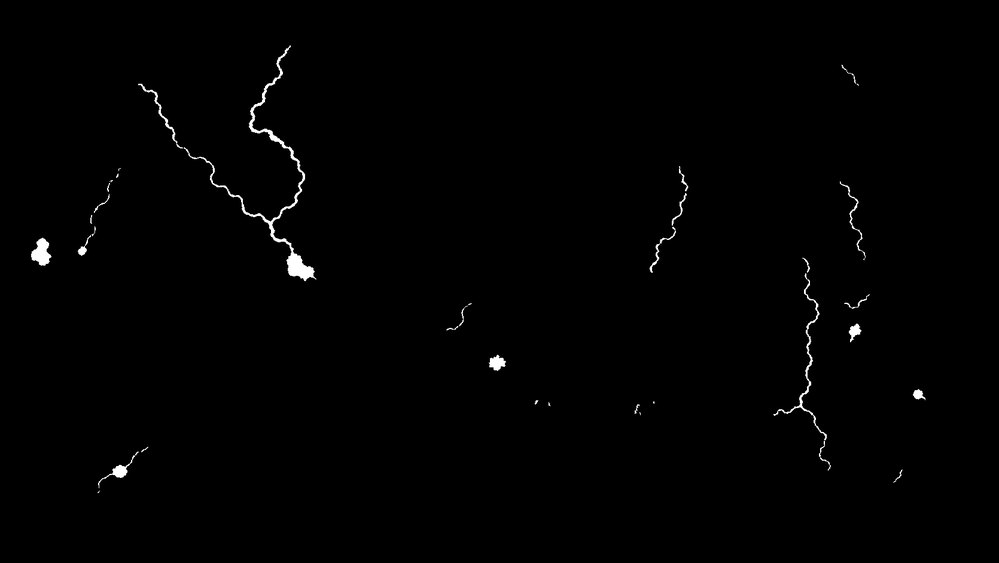
#> input picture data/world/masks/aldreth_rivers.png, 999 x 563 px, shrunk from 1670 x 941 before the run
$ python clean_water_mask.py
#> lines starting #> are read from the running program, lines starting #| are printed output that depends on the picture; after the words box and inside, x2 and y2 are one past the last pixel; in counts of white or black regions, pixels touching at a corner belong together
#!/usr/bin/env python3
"""Despeckle the authored inland-water mask (aldreth_rivers.png).

The river/lake mask is hand-traced; isolated 1-few-pixel blobs are authoring
noise, and at ~1.5 world-tiles per mask pixel each one bakes into a stray 1-2
tile "random pond" sitting on dry land. This drops every water blob below a
minimum area while preserving genuine rivers/lakes (which are large connected
components — a thin river is ONE long blob, not specks).

Backs up the original to masks/_backup_pre_waterfix/ first, prints a full report
of what was removed (so a real small pond can be spared by raising the threshold),
and cross-checks the result against the elevation mask (water on raised terrain
fragments rivers into rock — see the hydrology memory). Re-bake after running:

    python3 tools/clean_water_mask.py            # default min area = 6 px
    python3 tools/clean_water_mask.py --min 4    # keep slightly smaller ponds
    python3 tools/clean_water_mask.py --dry-run  # report only, write nothing
"""
import argparse
import os
import shutil

import numpy as np
from PIL import Image
from scipy import ndimage

ROOT = os.path.dirname(os.path.dirname(os.path.abspath(__file__)))
MASKS = os.path.join(ROOT, "data/world/masks")
RIVERS = os.path.join(MASKS, "aldreth_rivers.png")
ELEV = os.path.join(MASKS, "aldreth_elev.png")
BACKUP_DIR = os.path.join(MASKS, "_backup_pre_waterfix")

# A water pixel is "on raised terrain" once the authored elevation, after the
# gamma the classifier applies (pow(v,1.8)*64), rounds above this many steps.
# Mirrors biome_classifier.mask_elev_steps; kept low so only genuine slopes flag.
ELEV_RAISED_STEPS = 3
ELEV_MAX_STEPS = 64


def elev_steps(raw: np.ndarray) -> np.ndarray:
    v = raw.astype(np.float32) / 255.0
    return np.rint(np.power(v, 1.8) * ELEV_MAX_STEPS).astype(np.int32)


def main() -> None:
    ap = argparse.ArgumentParser(description="Despeckle aldreth_rivers.png")
    ap.add_argument("--min", type=int, default=6,
                    help="drop water blobs strictly smaller than this many mask px (default 6)")
    ap.add_argument("--carve-dilate", type=int, default=2,
                    help="dilate (px) the water footprint when carving elevation to 0 (default 2)")
    ap.add_argument("--no-carve", action="store_true",
                    help="skip carving the elevation mask flat under water")
    ap.add_argument("--dry-run", action="store_true", help="report only; do not write")
    args = ap.parse_args()

    rivers = np.array(Image.open(RIVERS).convert("L"))
#> rivers is the input picture: shape (563, 999); min 0, max 255, mean 1.7
    water = rivers > 127
#> water: shape (563, 999) bool; 0.65% white; 50 white regions (32 under 20 px), largest, box (x1, y1, x2, y2) and area: (184, 46, 316, 281) 1472, (773, 273, 827, 440) 410, (31, 238, 51, 266) 348
    total = int(water.sum())
#> total = 3657

    # 8-connectivity so a diagonally-stepping river stays one component.
    structure = np.ones((3, 3), dtype=int)
    labels, n = ndimage.label(water, structure=structure)
#> labels: shape (563, 999) int32; 51 distinct labels, from 0 to 50
#> n = 50
    sizes = ndimage.sum(np.ones_like(labels), labels, index=range(1, n + 1)).astype(int)
#> sizes = 50 values, max 1472 at index 0, min 1 at index 2, mean 73.14
    centroids = ndimage.center_of_mass(water, labels, index=range(1, n + 1))
#> centroids = 50 pairs, first value 67.67 to 492, second value 41.05 to 917.9

    small = [i for i in range(n) if sizes[i] < args.min]
#> small = [2, 3, 6, 8, 9, 11, 15, 20, 23, 24, 29, 32, 34, 41, 42, 44, 49]
    keep = [i for i in range(n) if sizes[i] >= args.min]
#> keep = 33 values from 0 to 48

    print(f"[clean_water_mask] {RIVERS}")
    print(f"  water pixels: {total}  ({100*water.mean():.3f}% of {rivers.size})")
#|   water pixels: 3657  (0.650% of 562437)
    print(f"  blobs: {n} total  ->  keep {len(keep)}  /  drop {len(small)} (< {args.min}px)")
#|   blobs: 50 total  ->  keep 33  /  drop 17 (< 6px)
    hist = {"1": 0, "2-5": 0, "6-50": 0, ">50": 0}
    for s in sizes:
        hist["1" if s <= 1 else "2-5" if s <= 5 else "6-50" if s <= 50 else ">50"] += 1
#> this loop made 50 passes
#> s on passes 1 to 12: 1472, 9, 1, 2, 13, 175, 2, 45, 1, 2, 6, 3
#> after the loop, hist = {'1': 6, '2-5': 11, '6-50': 21, '>50': 12}
    print(f"  size histogram: {hist}")
#|   size histogram: {'1': 6, '2-5': 11, '6-50': 21, '>50': 12}

    if small:
        print("  --- removed blobs (label, px, centroid row,col) ---")
        for i in sorted(small, key=lambda i: sizes[i]):
            r, c = centroids[i]
            print(f"    blob#{i+1:>3}  {sizes[i]:>3}px  @ ({r:.0f},{c:.0f})")
#> this loop made 17 passes
#> (i, r, c) on passes 1, 2, 3, 4, 5, 6, 7, 8, 10, 11, 12, 13: (2, 72, 847), (8, 168, 120), (15, 194, 109), (23, 232, 94), (34, 306, 466), (49, 492, 98), (3, 73, 849.5), (6, 84.5, 857.5), (29, 258.5, 863.5), (41, 402, 653.5), (44, 413.5, 640), (11, 180.3, 111.3)
#> (r, c) on pass 9: (169.5, 118)
#|     blob#  3    1px  @ (72,847)
#|     blob#  9    1px  @ (168,120)
#|     blob# 16    1px  @ (194,109)
#|     blob# 24    1px  @ (232,94)
#|     blob# 35    1px  @ (306,466)
#|     blob# 50    1px  @ (492,98)
#|     blob#  4    2px  @ (73,850)
#|     blob#  7    2px  @ (84,858)
#> (further printed lines are left out)

    # Cross-check the KEPT water against elevation: stray water on raised terrain
    # gets re-classified to rock at bake (world_generator._place_mountains) and
    # fragments the river. Report (don't auto-fix — that's an authoring decision).
    if os.path.exists(ELEV):
        steps = elev_steps(np.array(Image.open(ELEV).convert("L")))
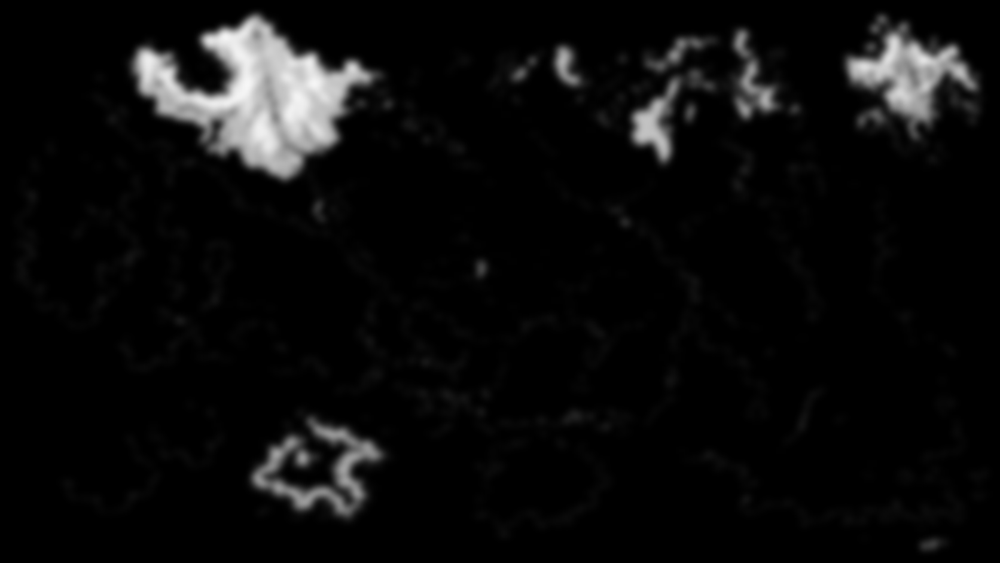
#> input picture data/world/masks/aldreth_elev.png, 1000 x 563 px, shrunk from 1672 x 941 before the run
#> in elev_steps, `return np.rint(np.power(v, 1.8) * ELEV_MAX_STEPS).astype(np.int32)`:
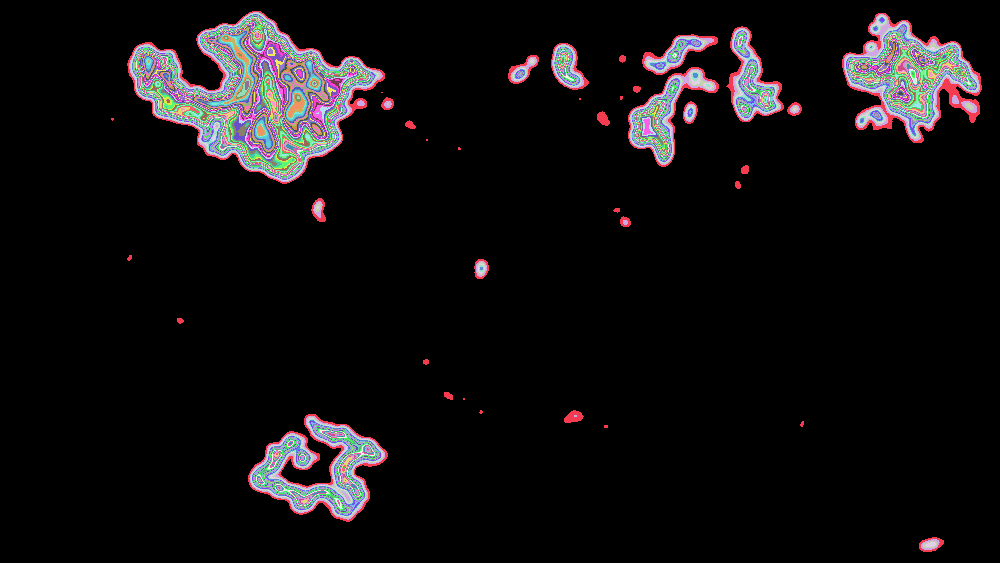
#> returned value: shape (563, 1000) int32; 61 distinct labels, from 0 to 60; one colour per label, 0 black
        kept_mask = np.isin(labels, [i + 1 for i in keep])
#> (the run stopped early here; a loop or call above may not have finished)
